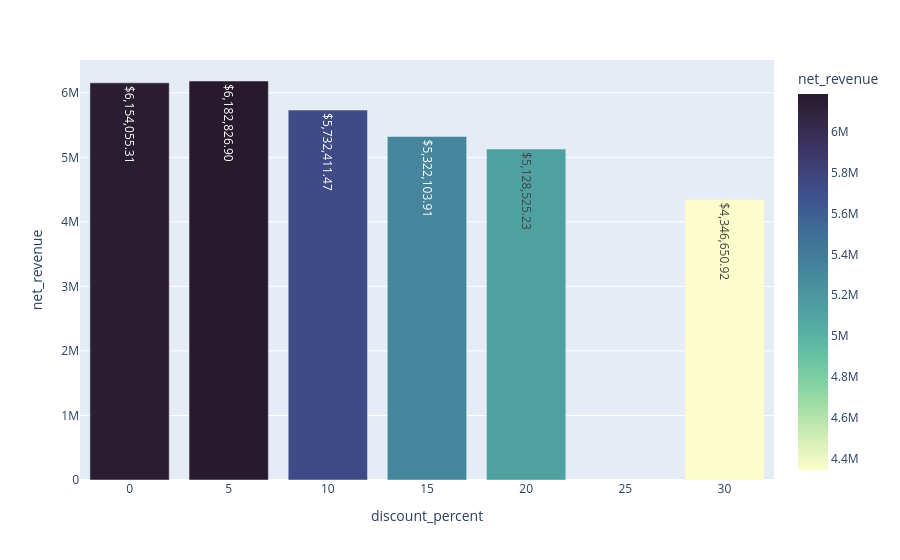

Notebook code for this chart:
### Code cell
vc = df.groupby('discount_percent')['net_revenue'].sum()

fig = px.bar(
    vc,
    y='net_revenue',
    text='net_revenue',
    color='net_revenue',
    color_continuous_scale='deep'
)
fig.update_traces(
    texttemplate='$%{y:,.2f}',
    textposition='inside'
)
fig.show()

### Figure 1 — Plotly figure (JSON) as saved in the notebook; plotly's stock layout.template omitted (floating-point values rounded to 4 significant figures)
{"data": [{"hovertemplate": "discount_percent=%{x}<br>net_revenue=%{marker.color}<extra></extra>", "legendgroup": "", "marker": {"color": [6154000.0, 6183000.0, 5732000.0, 5322000.0, 5129000.0, 4347000.0], "coloraxis": "coloraxis", "pattern": {"shape": ""}}, "name": "", "orientation": "v", "showlegend": false, "text": [6154000.0, 6183000.0, 5732000.0, 5322000.0, 5129000.0, 4347000.0], "textposition": "inside", "texttemplate": "$%{y:,.2f}", "type": "bar", "x": [0, 5, 10, 15, 20, 30], "xaxis": "x", "y": [6154000.0, 6183000.0, 5732000.0, 5322000.0, 5129000.0, 4347000.0], "yaxis": "y"}], "layout": {"barmode": "relative", "coloraxis": {"colorbar": {"title": {"text": "net_revenue"}}, "colorscale": [[0, "rgb(253, 253, 204)"], [0.09091, "rgb(206, 236, 179)"], [0.1818, "rgb(156, 219, 165)"], [0.2727, "rgb(111, 201, 163)"], [0.3636, "rgb(86, 177, 163)"], [0.4545, "rgb(76, 153, 160)"], [0.5455, "rgb(68, 130, 155)"], [0.6364, "rgb(62, 108, 150)"], [0.7273, "rgb(62, 82, 143)"], [0.8182, "rgb(64, 60, 115)"], [0.9091, "rgb(54, 43, 77)"], [1, "rgb(39, 26, 44)"]]}, "legend": {"tracegroupgap": 0}, "margin": {"t": 60}, "xaxis": {"anchor": "y", "domain": [0, 1], "title": {"text": "discount_percent"}}, "yaxis": {"anchor": "x", "domain": [0, 1], "title": {"text": "net_revenue"}}}}
